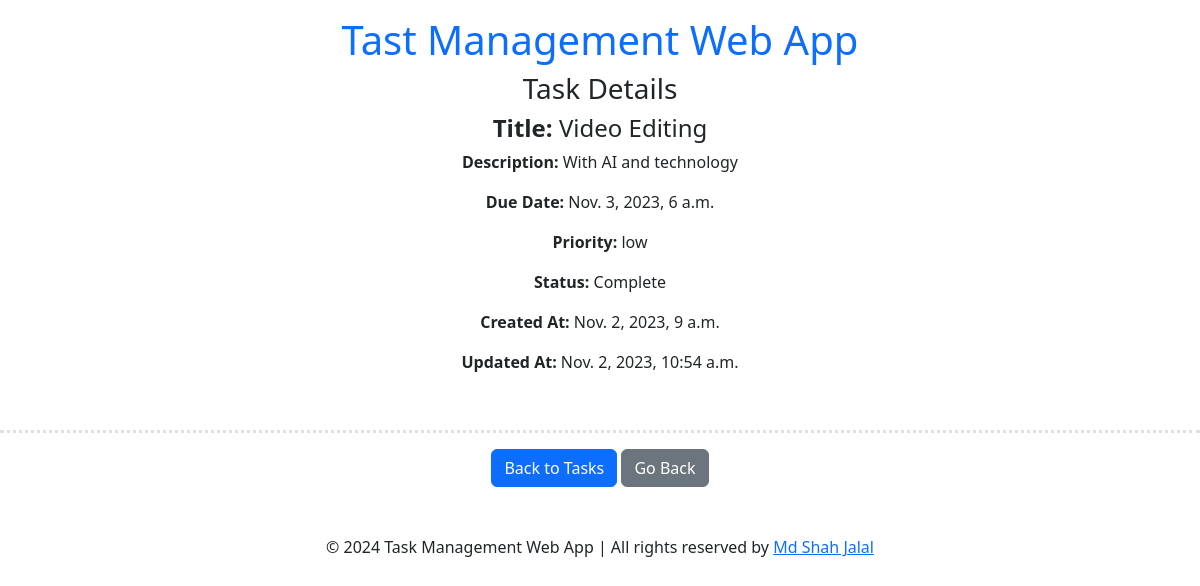
The app's page /task/2/ (signed in), older data.
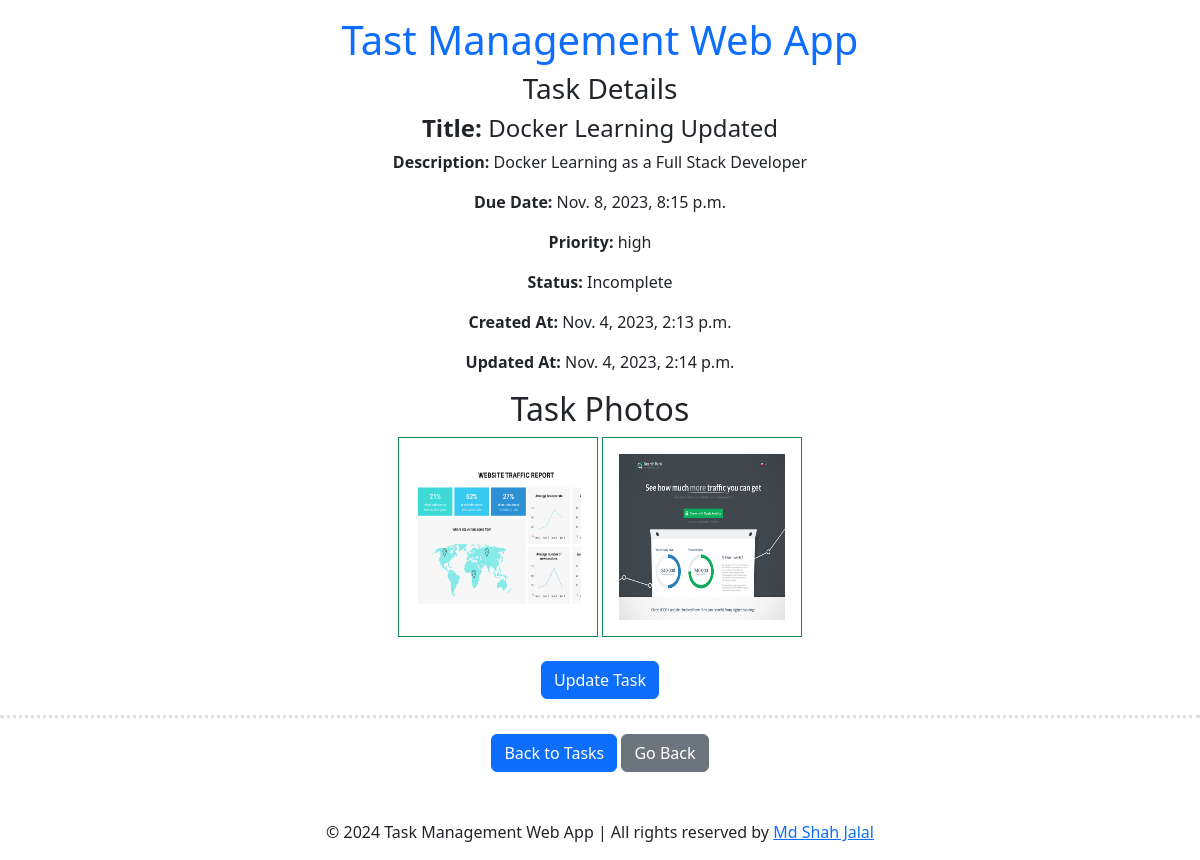
The same page, newer data.
### todoapp/models.py (models this page shows, shortened)
class TaskModel(models.Model):
    user = models.ForeignKey(User, on_delete=models.CASCADE, default=1)
    taskTitle = models.CharField(max_length=100)
    taskDescription = models.TextField()
    is_completed = models.BooleanField(default=False)
    taskDueDate = models.DateTimeField(default=timezone.now)
    taskPriority = models.CharField(max_length=20, choices=[
        ('low', 'Low'),
        ('medium', 'Medium'),
        ('high', 'High'),
    ])
    images = models.ManyToManyField('Photo', related_name='tasks', blank=True)
    created_at = models.DateTimeField(default=timezone.now)  # Use timezone.now to set the current timestamp
    updated_at = models.DateTimeField(auto_now=True)  # This field will automatically update on every save

class Photo(models.Model):
    image = models.ImageField(upload_to='todoapp/static/todoapp')

### todoapp/views.py (the view)
# urls.py: path('task/<int:task_id>/', task_details, name='task_details'),
@login_required
def task_details(request, task_id):
    task = get_object_or_404(TaskModel, pk=task_id, user=request.user)
    return render(request, 'task_details.html', {'task': task})

### todoapp/templates/task_details.html
{% extends 'base.html' %}
{% load static %}
{% block content %}
<div class="w-full mx-auto text-center px-5">
  <h3>Task Details</h3>
  <div>
    <h4><strong>Title:</strong> {{ task.taskTitle }}</h4>
    <p><strong>Description:</strong> {{ task.taskDescription }}</p>
    <p><strong>Due Date:</strong> {{ task.taskDueDate }}</p>
    <p><strong>Priority:</strong> {{ task.taskPriority }}</p>
    <p>
      <strong>Status:</strong> {% if task.is_completed %}Complete{% else %}Incomplete{% endif %}
    </p>
    <p><strong>Created At:</strong> {{ task.created_at }}</p>
    <p><strong>Updated At:</strong> {{ task.updated_at }}</p>
    <div class="container">
      <div class="row justify-content-md-center">
        <div>
          {% if task.images.exists %}
            <h2>Task Photos</h2>
          {% endif %}
          <div class="col md:col-2 mb-4">
            {% for photo in task.images.all %}
              <img
                class="p-3 border border-success"
                src="{{ photo.image.url }}"
                width="200"
                height="200"
                alt="Task Photo"
              />
            {% endfor %}
          </div>
          {% if not task.is_completed %}
            <a href="{% url 'update_task' task.id %}" class="btn btn-primary">Update Task</a>
          {% endif %}
        </div>
      </div>
    </div>
  </div>
</div>
<hr style="border-top: 3px dotted #838282" class="dotted" />
<div class="text-center">
  <a class="btn btn-primary" href="{% url 'show_tasks' %}">Back to Tasks</a>
  <a class="btn btn-secondary" href="javascript:history.back()">Go Back</a>
</div>
{% endblock %}

### todoapp/templates/base.html (shortened to what this page needs)
<!DOCTYPE html>
<html lang="en">
<head>
    <link href="https://cdn.jsdelivr.net/npm/bootstrap@5.3.1/dist/css/bootstrap.min.css" rel="stylesheet">
</head>
<body>
    <header class="mt-3">
        <h1 class="text-center text-primary">Tast Management Web App</h1>
    </header>
    <div class="content">
        {% block content %}{% endblock %}
    </div>
    <footer class="text-center mt-5">
        <p>&copy; 2024 Task Management Web App | All rights reserved by <a target=”_blank” href="https://www.linkedin.com/in/ProgrammerShahJalal/">Md Shah Jalal</a></p>
    </footer>
</body>
</html>

Row changes from the older to the newer data that the page shows:
changed TaskModel: taskTitle "Video Editing" → "Docker Learning Updated"; taskDescription "With AI and technology" → "Docker Learning as a Full Stack Developer"; taskDueDate "Nov. 3, 2023, 6 a.m." → "Nov. 8, 2023, 8:15 p.m."; taskPriority "low" → "high"; created_at "Nov. 2, 2023, 9 a.m." → "Nov. 4, 2023, 2:13 p.m."; updated_at "Nov. 2, 2023, 10:54 a.m." → "Nov. 4, 2023, 2:14 p.m."; is_completed True → False (drawn)
added Photo: image (picture)
added Photo: image (picture)
Text that changed along with them:
text no longer shown: "Complete"
text now shown: "Incomplete Task Photos Update Task"
